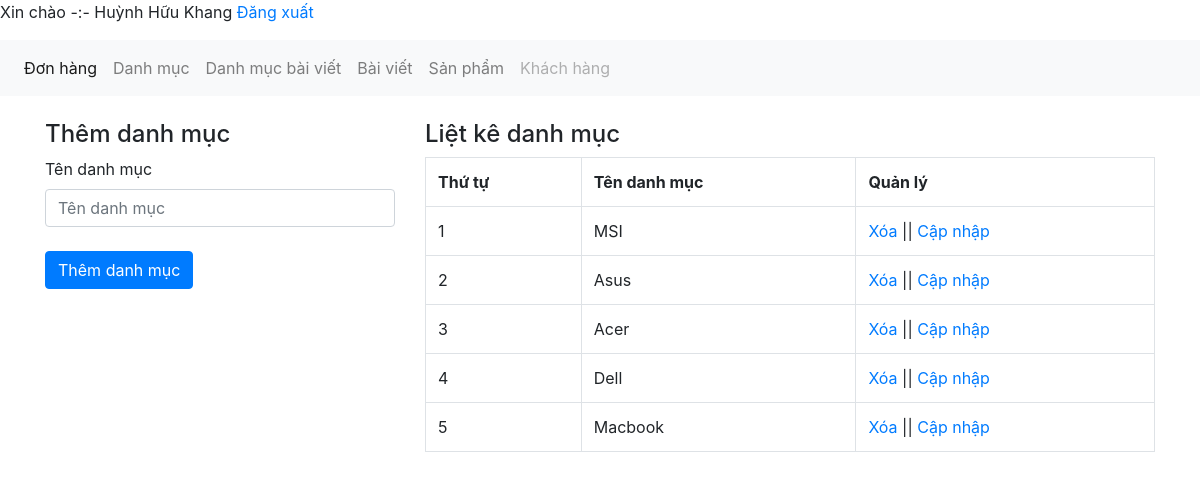
The page /admin/danhmuc_admin.php (signed in) on the database its author committed.
### tables this page shows
CREATE TABLE `danhmuc` (
  `id_danhmuc` int(11) NOT NULL,
  `ten_danhmuc` varchar(50) NOT NULL
);

### admin/danhmuc_admin.php (the view, shortened to what this page needs)
<?php
	 include('../db/connect.php');
?>
<!DOCTYPE html>
<html lang="en">
<head>
	 <link href="../css/bootstrap.css" rel="stylesheet" type="text/css" media="all" />
</head>
<body>
	<?php
  if(isset($_SESSION['id_admin'])){?>
    <p> Xin chào -:- <?php echo $_SESSION['dangnhap'] ?> <a href="logout.php"> Đăng xuất </a></p>
  <?php
  }else{
    header('Location:index.php');
  }
  ?>
<nav class="navbar navbar-expand-lg navbar-light bg-light" >
		  <div class="collapse navbar-collapse" id="navbarNav">
			    <ul class="navbar-nav">
			      <li class="nav-item active">
			        <a class="nav-link" href="donhang_admin.php">Đơn hàng <span class="sr-only">(current)</span></a>
			      </li>
			      <li class="nav-item">
			        <a class="nav-link" href="danhmuc_admin.php">Danh mục</a>
			      </li>
			       <li class="nav-item">
			        <a class="nav-link" href="danhmucbaiviet_admin.php">Danh mục bài viết</a>
			      </li>
			       <li class="nav-item">
			        <a class="nav-link" href="baiviet_admin.php">Bài viết</a>
			      </li>
			      <li class="nav-item">
			        <a class="nav-link" href="sanpham_admin.php">Sản phẩm</a>
			      </li>
			      <li class="nav-item">
			       <a class="nav-link disabled" href="khachhang_admin.php">Khách hàng</a>
			      </li>
			    </ul>
		  </div>
</nav>
	<div class="container">
		<div class="row">
			<?php
			if(isset($_GET['quanly'])){
				$capnhap=$_GET['quanly'];
			}else{
				$capnhap='';
			}
			if($capnhap=='capnhap'){
				?>
				<div class="col-md-4">
				<h4>Cập nhập danh mục</h4>
				<label>Tên danh mục</label>
				<form action="" method="POST">
					<input type="text" class="form-control" name="danhmuc" value="<?php echo $row_capnhap['ten_danhmuc']?>"></br>
					<input type="hidden" class="form-control" name="id_danhmuc" value="<?php echo $row_capnhap['id_danhmuc']?>"></br>
					<input type="submit"  name="capnhapdanhmuc" value="Cập nhập danh mục" class="btn btn-primary">
				</form>
				</div>
				<?php
			}else{
				?>
				<div class="col-md-4">
				<h4>Thêm danh mục</h4>
				<label>Tên danh mục</label>
				<form action="" method="POST">
					<input type="text" class="form-control" name="danhmuc" placeholder="Tên danh mục"></br>
					<input type="submit"  name="themdanhmuc" value="Thêm danh mục" class="btn btn-primary">
				</form>
				</div>
			<?php
			}
			?>
			<div class="col-md-8">
				<h4>Liệt kê danh mục</h4>
				<?php
				$sql_select_danhmuc=mysqli_query($khangduy,"SELECT * FROM danhmuc ORDER BY id_danhmuc DESC");
				?>
				<table class="table table-bordered">
					<tr>
						<th>Thứ tự</th>
						<th>Tên danh mục</th>
						<th>Quản lý</th>
					</tr>
					<?php
					$i=0;
					while($row_danhmuc=mysqli_fetch_array($sql_select_danhmuc)){
						$i++;
					?>
					<tr>
						<td><?php echo $i; ?></td>
						<td><?php echo $row_danhmuc['ten_danhmuc'] ?></td>
						<td><a href="?xoa=<?php echo $row_danhmuc['id_danhmuc']?>"> Xóa </a> || <a href="?quanly=capnhap&id=<?php echo $row_danhmuc['id_danhmuc']?>">Cập nhập</a> </td>
					</tr>
					<?php
					}
					?>
				</table>
			</div>
		</div>
	</div>
</body>
</html>

### rows shown on the page
danhmuc: ten_danhmuc "MSI"
danhmuc: ten_danhmuc "Asus"
danhmuc: ten_danhmuc "Acer"
danhmuc: ten_danhmuc "Dell"
danhmuc: ten_danhmuc "Macbook"

### other values the page prints
$_SESSION['dangnhap'] "Huỳnh Hữu Khang"
